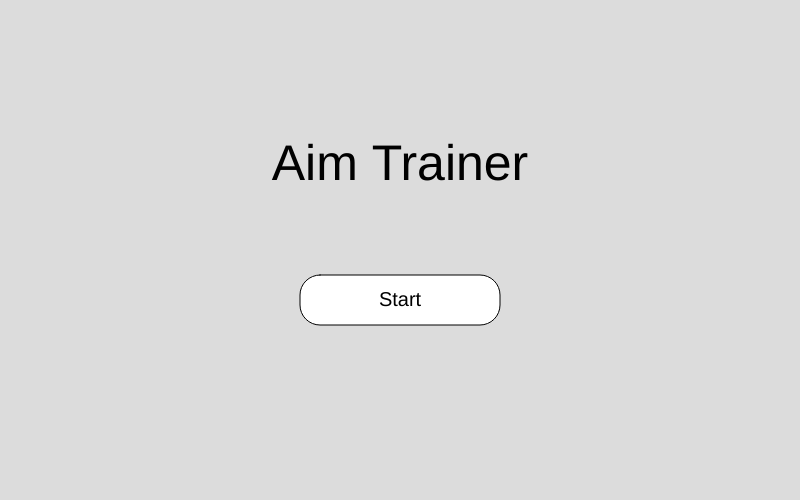
Frame 1 (no input)
Frame 60 (no input): identical to frame 1, image omitted
Frame 120 (the mouse pressed at the canvas centre since frame 60): identical to frame 1, image omitted

The p5.js sketch that drew this single still picture (run headless with seeded random() and noise() and a simulated clock; from frame 60 on, the mouse is pressed at the canvas centre):

// p5.js sketch
// ── sketch.js
let currentScreen;

let circlePos;
const circleRadius = 50;

let remaining;

let millisecondTimesArray;
let prevTime;
let average;

function setup() {
  createCanvas(800, 500);
  textAlign(CENTER, CENTER);

  rectMode(CENTER);

  newCircle();

  currentScreen = "home"
}

function draw() {
  background(220);

  if (currentScreen == "home") {
    textSize(50);
    text("Aim Trainer", width/2, height/3)

    rect(width/2, 3*height/5, 200, 50, 20);
    textSize(20);
    text("Start", width/2, 3*height/5);
    if (mouseIsPressed && 
      (width/2 - 100 <= mouseX && mouseX <= width/2 + 100)
      && (3*height/5 - 25 <= mouseY && mouseY <= 3*height/5 + 25)
    ) {
      // currentScreen = "game";
      initializeGame();
    }
  }

  else if (currentScreen == "game") {
    if (remaining == 0) {
      currentScreen = "finished";
      average = 0;
      for (let i = 0; i < millisecondTimesArray.length; i++) {
        average += millisecondTimesArray[i];
      }
      average = average / millisecondTimesArray.length;
      average = int(average);
      return;
    }
    circle(circlePos.x, circlePos.y, circleRadius*2)
    textSize(20);
    text("remaining: " + remaining, width/2, 40);
  }

  else if (currentScreen == "finished") {
    textSize(30);
    text("yay u finished", width/2, height/3)
    text("average milliseconds:\n" + average, width/2, 2*height/3)

    rect(width/2, height/2, 200, 50, 20);
    textSize(20);
    text("menu", width/2, height/2);
    if (mouseIsPressed && 
      (width/2 - 100 <= mouseX && mouseX <= width/2 + 100)
      && (height/2 - 25 <= mouseY && mouseY <= height/2 + 25)
    ) {
      // currentScreen = "game";
      currentScreen = "home";
      // initializeGame();
    }
  }

}

function newCircle() {
  circlePos = createVector(
    random(0 + circleRadius, width - circleRadius),
    random(0 + circleRadius, height - circleRadius)
  );
}

function initializeGame() {
  remaining = 10;
  prevTime = millis();
  millisecondTimesArray = [];
  currentScreen = "game";
}

function isInsideCircle() {
  let a = mouseX - circlePos.x;
  let b = mouseY - circlePos.y;
  return circleRadius*circleRadius >= a*a + b*b;
}


function mousePressed() {
  if (currentScreen == "game") {
    if (isInsideCircle()) {
      newCircle();
      remaining -= 1;
      millisecondTimesArray.push(millis() - prevTime);
      prevTime = millis();
    }
  }
}
// ── style.css
html, body {
  margin: 0;
  padding: 0;
}

body {
  display: flex;
  justify-content: center;
}

canvas {
  display: block;
}
